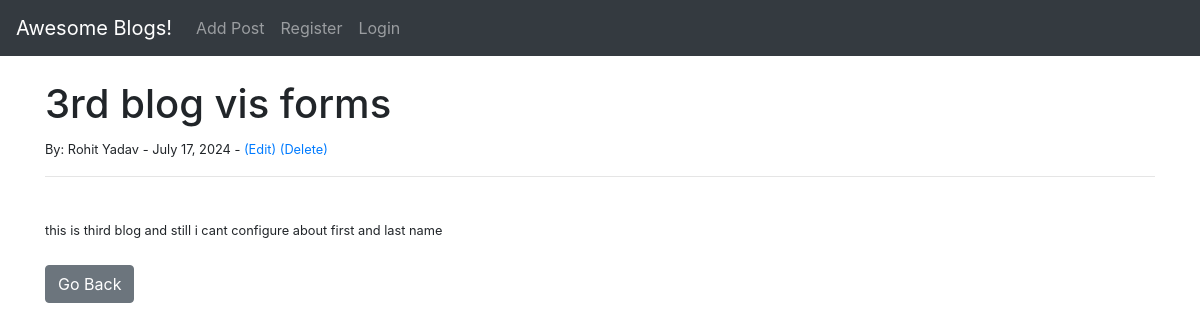
Screenshot of /article/4 with the database file from the repository.
### home/models.py (models this page shows, shortened)
class Post(models.Model):
    title = models.CharField(max_length=255)
    title_tag = models.CharField(max_length=255)
    author = models.ForeignKey(User, on_delete=models.CASCADE)
    body = models.TextField()
    post_date = models.DateField(auto_now_add=True)

### home/views.py (the view)
# urls.py: path('article/<int:pk>', ArticleDetail.as_view(), name='article-detail'),
class ArticleDetail(DetailView):
    model = Post
    template_name = 'article_details.html'

### home/templates/article_details.html (shortened to what this page needs)
{% extends "base.html" %}
{% block content %}
<h1>{{ post.title }}</h1>
<small> By:
    {{ post.author.first_name}}
    {{post.author.last_name}} -
    {{ post.post_date }} -
    <a href="{% url 'update_post' post.pk %}">(Edit)</a>
    <a href="{% url 'delete_post' post.pk %}">(Delete)</a> <br>
<hr>
<br>
{{ post.body }}
<br> <br>
<a href="{% url 'home' %} " class="btn btn-secondary">Go Back</a>
{% endblock  %}

### rows the page displays
Post: title "3rd blog vis forms", author.first_name "Rohit", author.last_name "Yadav", post_date "July 17, 2024", body "this is third blog and still i cant configure about first and last name"
